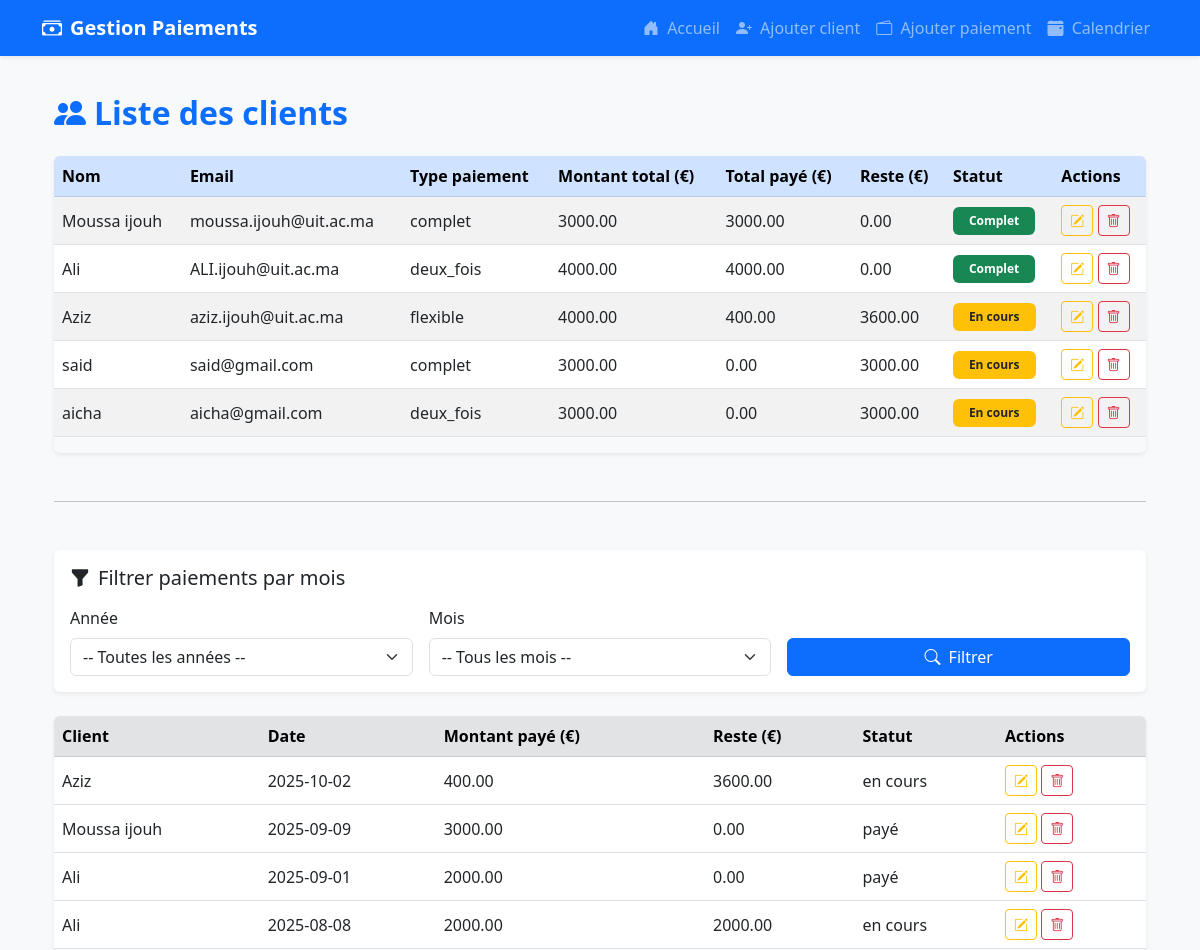
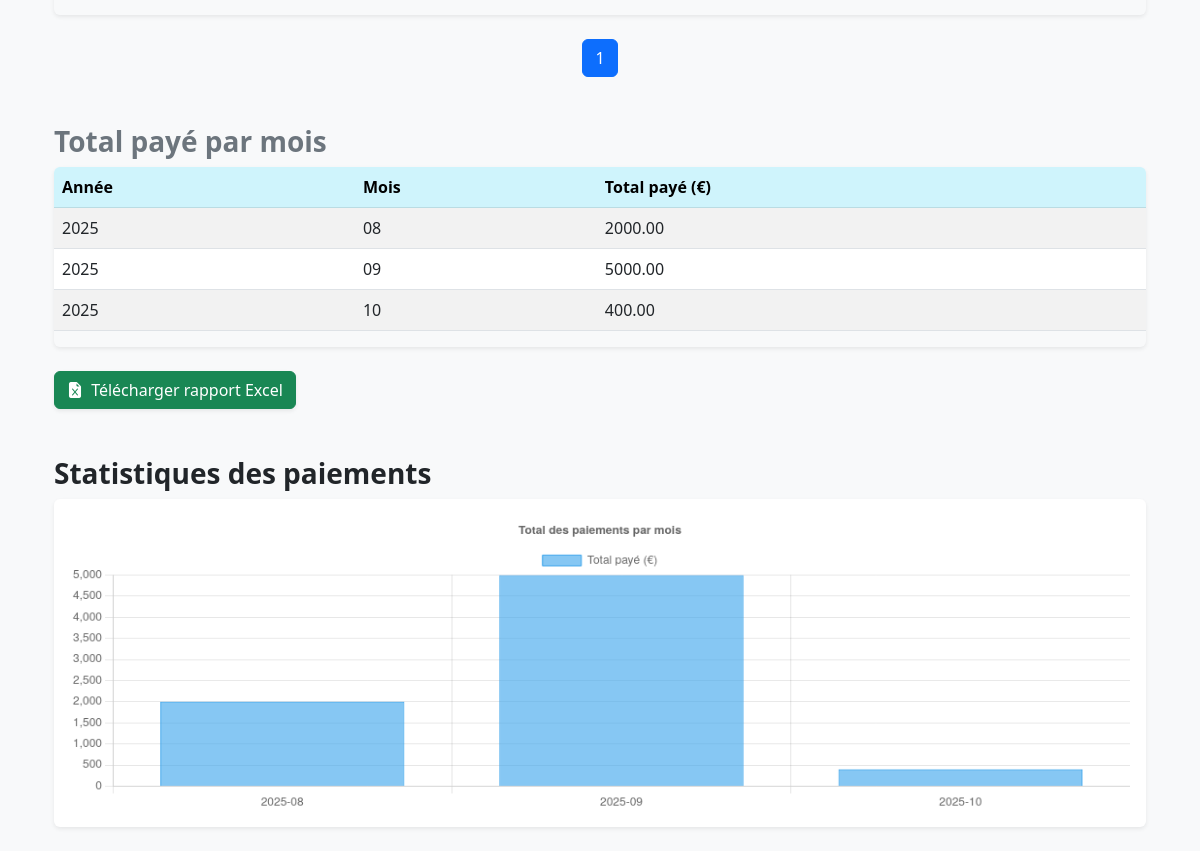
The page / on the database its author committed (2 pictures, top to bottom).
### app.py (models this page shows)
class Client(db.Model):
    id = db.Column(db.Integer, primary_key=True)
    nom = db.Column(db.String(100), nullable=False)
    email = db.Column(db.String(100), unique=True, nullable=False)
    telephone = db.Column(db.String(20))
    adresse = db.Column(db.String(200))
    modalite_paiement = db.Column(db.String(20), nullable=False)
    montant_total = db.Column(db.Float, nullable=False)
    paiements = db.relationship('Paiement', backref='client', lazy=True, cascade="all, delete-orphan")

class Paiement(db.Model):
    id = db.Column(db.Integer, primary_key=True)
    client_id = db.Column(db.Integer, db.ForeignKey('client.id'), nullable=False)
    date_paiement = db.Column(db.Date, nullable=False)
    montant_paye = db.Column(db.Float, nullable=False)
    reste = db.Column(db.Float, nullable=False)
    statut = db.Column(db.String(20), nullable=False)

### app.py (the view)
@app.route('/')
def dashboard():
    mois = request.args.get('mois', type=int)
    annee = request.args.get('annee', type=int)
    page = request.args.get('page', 1, type=int)
    par_page = 5
    clients = Client.query.all()
    paiements_query = Paiement.query.join(Client)
    if mois:
        paiements_query = paiements_query.filter(extract('month', Paiement.date_paiement) == mois)
    if annee:
        paiements_query = paiements_query.filter(extract('year', Paiement.date_paiement) == annee)
    paiements_query = paiements_query.order_by(Paiement.date_paiement.desc())
    total_paiements = paiements_query.count()
    paiements = paiements_query.offset((page - 1) * par_page).limit(par_page).all()
    total_pages = (total_paiements + par_page - 1) // par_page
    paiements_par_mois_query = db.session.query(
        extract('year', Paiement.date_paiement).label('annee'),
        extract('month', Paiement.date_paiement).label('mois'),
        func.sum(Paiement.montant_paye).label('total_mensuel')
    )
    if annee:
        paiements_par_mois_query = paiements_par_mois_query.filter(extract('year', Paiement.date_paiement) == annee)
    if mois:
        paiements_par_mois_query = paiements_par_mois_query.filter(extract('month', Paiement.date_paiement) == mois)
    paiements_par_mois = paiements_par_mois_query.group_by('annee', 'mois').order_by('annee', 'mois').all()
    mois_dispo = db.session.query(
        extract('year', Paiement.date_paiement).label('annee'),
        extract('month', Paiement.date_paiement).label('mois')
    ).distinct().order_by('annee', 'mois').all()
    return render_template(
        'dashboard.html',
        clients=clients,
        paiements=paiements,
        paiements_par_mois=paiements_par_mois,
        mois_dispo=mois_dispo,
        mois=mois,
        annee=annee,
        page=page,
        total_pages=total_pages
    )

### templates/dashboard.html (shortened to what this page needs)
{% extends 'layout.html' %}
{% block content %}
<div class="container my-4">
    <h2 class="mb-4 fw-bold text-primary">
        <i class="bi bi-people-fill me-2"></i>Liste des clients
    </h2>
    <div class="table-responsive shadow-sm rounded">
        <table class="table table-hover align-middle table-striped">
            <thead class="table-primary">
                <tr>
                    <th>Nom</th>
                    <th>Email</th>
                    <th>Type paiement</th>
                    <th>Montant total (€)</th>
                    <th>Total payé (€)</th>
                    <th>Reste (€)</th>
                    <th>Statut</th>
                    <th>Actions</th>
                </tr>
            </thead>
            <tbody>
                {% for client in clients %}
                {% set total_paye = client.paiements | sum(attribute='montant_paye') %}
                {% set reste = client.montant_total - total_paye %}
                <tr>
                    <td>{{ client.nom }}</td>
                    <td>{{ client.email }}</td>
                    <td>{{ client.modalite_paiement }}</td>
                    <td>{{ '%.2f' % client.montant_total }}</td>
                    <td>{{ '%.2f' % total_paye }}</td>
                    <td>{{ '%.2f' % reste }}</td>
                    <td>
                        {% if reste <= 0 %}
                            <span class="badge bg-success px-3 py-2">Complet</span>
                        {% else %}
                            <span class="badge bg-warning text-dark px-3 py-2">En cours</span>
                        {% endif %}
                    </td>
                    <td>
                        <a href="{{ url_for('modifier_client', id=client.id) }}" class="btn btn-sm btn-outline-warning">
                            <i class="bi bi-pencil-square"></i>
                        </a>
                        <form method="POST" action="{{ url_for('supprimer_client', id=client.id) }}" class="d-inline" onsubmit="return confirm('Confirmer suppression client ?');">
                            <button type="submit" class="btn btn-sm btn-outline-danger">
                                <i class="bi bi-trash"></i>
                            </button>
                        </form>
                    </td>
                </tr>
                {% endfor %}
            </tbody>
        </table>
    </div>
    <hr class="my-5">
    <div class="card shadow-sm border-0 mb-4">
        <div class="card-body">
            <h5 class="card-title mb-3"><i class="bi bi-funnel-fill me-2"></i>Filtrer paiements par mois</h5>
            <form method="get" action="{{ url_for('dashboard') }}" class="row g-3 align-items-end">
                <div class="col-md-4">
                    <label class="form-label">Année</label>
                    <select name="annee" class="form-select">
                        <option value="">-- Toutes les années --</option>
                    </select>
                </div>
                <div class="col-md-4">
                    <label class="form-label">Mois</label>
                    <select name="mois" class="form-select">
                        <option value="">-- Tous les mois --</option>
                    </select>
                </div>
                <div class="col-md-4">
                    <button type="submit" class="btn btn-primary w-100">
                        <i class="bi bi-search me-1"></i> Filtrer
                    </button>
                </div>
            </form>
        </div>
    </div>
    <div class="table-responsive shadow-sm rounded">
        <table class="table table-hover align-middle">
            <thead class="table-secondary">
                <tr>
                    <th>Client</th>
                    <th>Date</th>
                    <th>Montant payé (€)</th>
                    <th>Reste (€)</th>
                    <th>Statut</th>
                    <th>Actions</th>
                </tr>
            </thead>
            <tbody>
                {% for paiement in paiements %}
                    <tr>
                        <td>{{ paiement.client.nom }}</td>
                        <td>{{ paiement.date_paiement.strftime('%Y-%m-%d') }}</td>
                        <td>{{ '%.2f' % paiement.montant_paye }}</td>
                        <td>{{ '%.2f' % paiement.reste }}</td>
                        <td>{{ paiement.statut }}</td>
                        <td>
                            <a href="{{ url_for('modifier_paiement', id=paiement.id) }}" class="btn btn-sm btn-outline-warning">
                                <i class="bi bi-pencil-square"></i>
                            </a>
                            <form method="POST" action="{{ url_for('supprimer_paiement', id=paiement.id) }}" class="d-inline" onsubmit="return confirm('Confirmer suppression paiement ?');">
                                <button type="submit" class="btn btn-sm btn-outline-danger">
                                    <i class="bi bi-trash"></i>
                                </button>
                            </form>
                        </td>
                    </tr>
                {% else %}
                    <tr>
                        <td colspan="6" class="text-center text-muted">Aucun paiement trouvé</td>
                    </tr>
                {% endfor %}
            </tbody>
        </table>
    </div>
    <nav aria-label="Pagination paiements" class="mt-4">
      <ul class="pagination justify-content-center">
        {% for p in range(1, total_pages + 1) %}
          <li class="page-item {% if p == page %}active{% endif %}">
            <a class="page-link" href="{{ url_for('dashboard', page=p, mois=mois, annee=annee) }}">
              {{ p }}
            </a>
          </li>
        {% endfor %}
      </ul>
    </nav>
    <h3 class="mt-5 fw-bold text-secondary">Total payé par mois</h3>
    <div class="table-responsive shadow-sm rounded">
        <table class="table table-striped align-middle">
            <thead class="table-info">
                <tr>
                    <th>Année</th>
                    <th>Mois</th>
                    <th>Total payé (€)</th>
                </tr>
            </thead>
            <tbody>
                {% for row in paiements_par_mois %}
                <tr>
                    <td>{{ row.annee }}</td>
                    <td>{{ "%02d" % row.mois }}</td>
                    <td>{{ "%.2f" % row.total_mensuel }}</td>
                </tr>
                {% endfor %}
            </tbody>
        </table>
    </div>
    <div class="mt-4">
        <a href="{{ url_for('export_clients_excel') }}" class="btn btn-success shadow-sm">
            <i class="bi bi-file-earmark-excel-fill me-1"></i> Télécharger rapport Excel
        </a>
    </div>
    <h3 class="mt-5 fw-bold">Statistiques des paiements</h3>
    <canvas id="paiementChart" height="100" class="shadow-sm p-3 bg-white rounded"></canvas>
</div>
{% endblock %}
{% block scripts %}
<script>
    const ctx = document.getElementById('paiementChart').getContext('2d');
    // Labels: concat année + mois pour plus clair
    const labels = [
        {% for row in paiements_par_mois %}
            "{{ row.annee }}-{{ "%02d"|format(row.mois) }}",
        {% endfor %}
    ];
    // Données total payé
    const data = [
        {% for row in paiements_par_mois %}
            {{ row.total_mensuel }},
        {% endfor %}
    ];
    const paiementChart = new Chart(ctx, {
        type: 'bar',
        data: {
            labels: labels,
            datasets: [{
                label: 'Total payé (€)',
                data: data,
                backgroundColor: 'rgba(54, 162, 235, 0.6)',
                borderColor: 'rgba(54, 162, 235, 1)',
                borderWidth: 1
            }]
        },
        options: {
            responsive: true,
            plugins: {
                legend: { position: 'top' },
                title: {
                    display: true,
                    text: 'Total des paiements par mois'
                }
            },
            scales: {
                y: {
                    beginAtZero: true
                }
            }
        }
    });
</script>
{% endblock %}

### templates/layout.html (shortened to what this page needs)
<!DOCTYPE html>
<html lang="fr">
<head>
    <link href="https://cdn.jsdelivr.net/npm/bootstrap@5.3.0/dist/css/bootstrap.min.css" rel="stylesheet">
    <link rel="stylesheet" href="https://cdn.jsdelivr.net/npm/bootstrap-icons@1.11.3/font/bootstrap-icons.css">
</head>
<body>
<nav class="navbar navbar-expand-lg navbar-dark bg-primary shadow-sm fixed-top">
  <div class="container">
    <a class="navbar-brand fw-bold" href="{{ url_for('dashboard') }}">
      <i class="bi bi-cash-stack me-2"></i>Gestion Paiements
    </a>
    <div class="collapse navbar-collapse" id="mainNavbar">
      <ul class="navbar-nav ms-auto">
        <li class="nav-item">
          <a href="{{ url_for('dashboard') }}" class="nav-link">
            <i class="bi bi-house-door-fill me-1"></i> Accueil
          </a>
        </li>
        <li class="nav-item">
          <a href="{{ url_for('ajouter_client') }}" class="nav-link">
            <i class="bi bi-person-plus-fill me-1"></i> Ajouter client
          </a>
        </li>
        <li class="nav-item">
          <a href="{{ url_for('ajouter_paiement') }}" class="nav-link">
            <i class="bi bi-wallet2 me-1"></i> Ajouter paiement
          </a>
        </li>
        <li class="nav-item">
          <a href="{{ url_for('calendar_view') }}" class="nav-link">
            <i class="bi bi-calendar-event-fill me-1"></i> Calendrier
          </a>
        </li>
      </ul>
    </div>
  </div>
</nav>
<div class="container">
  {% block content %}{% endblock %}
</div>
{% block scripts %}{% endblock %}
</body>
</html>

### templates/layout.html (style rules this page uses)
body { padding-top: 70px; background-color: #f8f9fa; }

### rows shown on the page
Client: nom "Moussa ijouh", email "moussa.ijouh@uit.ac.ma", modalite_paiement "complet", montant_total "3000.00", reste "0.00", shows "Complet"
Client: nom "Ali", email "ALI.ijouh@uit.ac.ma", modalite_paiement "deux_fois", montant_total "4000.00", reste "0.00", shows "Complet"
Client: nom "Aziz", email "aziz.ijouh@uit.ac.ma", modalite_paiement "flexible", montant_total "4000.00", total_paye "400.00", reste "3600.00", shows "En cours"
Client: nom "said", email "said@gmail.com", modalite_paiement "complet", montant_total "3000.00", total_paye "0.00", shows "En cours"
Client: nom "aicha", email "aicha@gmail.com", modalite_paiement "deux_fois", montant_total "3000.00", total_paye "0.00", shows "En cours"
Paiement: client.nom "Aziz", date_paiement "2025-10-02", montant_paye "400.00", reste "3600.00", statut "en cours"
Paiement: client.nom "Moussa ijouh", date_paiement "2025-09-09", montant_paye "3000.00", reste "0.00", statut "payé"
Paiement: client.nom "Ali", date_paiement "2025-09-01", montant_paye "2000.00", reste "0.00", statut "payé"
Paiement: client.nom "Ali", date_paiement "2025-08-08", montant_paye "2000.00", reste "2000.00", statut "en cours"

### other values the page prints
{{ p }} "1"
{{ row.annee }} "2025" "2025" "2025"
{{ "%02d" % row.mois }} "08" "09" "10"
{{ "%.2f" % row.total_mensuel }} "2000.00" "5000.00" "400.00"
chart data {{ row.annee }} 2025, 2025, 2025
chart data {{ "%02d"|format(row.mois) }} 08, 09, 10
chart data {{ row.total_mensuel }} 2000.0, 5000.0, 400.0
